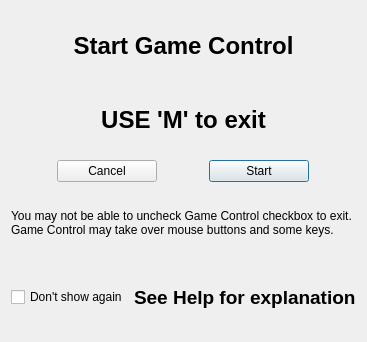
<?xml version="1.0" encoding="UTF-8"?>
<ui version="4.0">
 <class>StartGameControlDialogUI</class>
 <widget class="QWidget" name="StartGameControlDialogUI">
  <property name="geometry">
   <rect>
    <x>0</x>
    <y>0</y>
    <width>354</width>
    <height>342</height>
   </rect>
  </property>
  <property name="windowTitle">
   <string>CountdownWindow</string>
  </property>
  <layout class="QVBoxLayout" name="verticalLayout">
   <item>
    <layout class="QHBoxLayout" name="horizontalLayout_2">
     <item>
      <widget class="QLabel" name="label">
       <property name="font">
        <font>
         <pointsize>18</pointsize>
         <weight>75</weight>
         <bold>true</bold>
        </font>
       </property>
       <property name="text">
        <string>Start Game Control</string>
       </property>
       <property name="alignment">
        <set>Qt::AlignCenter</set>
       </property>
      </widget>
     </item>
    </layout>
   </item>
   <item>
    <widget class="QLabel" name="InputToExitLabel">
     <property name="font">
      <font>
       <pointsize>18</pointsize>
       <weight>75</weight>
       <bold>true</bold>
      </font>
     </property>
     <property name="text">
      <string>USE 'M' to exit</string>
     </property>
     <property name="alignment">
      <set>Qt::AlignCenter</set>
     </property>
    </widget>
   </item>
   <item>
    <layout class="QHBoxLayout" name="horizontalLayout">
     <item>
      <widget class="QPushButton" name="CancelPushButton">
       <property name="maximumSize">
        <size>
         <width>100</width>
         <height>16777215</height>
        </size>
       </property>
       <property name="text">
        <string>Cancel</string>
       </property>
      </widget>
     </item>
     <item>
      <widget class="QPushButton" name="StartPushButton">
       <property name="maximumSize">
        <size>
         <width>100</width>
         <height>16777215</height>
        </size>
       </property>
       <property name="text">
        <string>Start</string>
       </property>
       <property name="autoDefault">
        <bool>true</bool>
       </property>
       <property name="default">
        <bool>true</bool>
       </property>
      </widget>
     </item>
    </layout>
   </item>
   <item>
    <widget class="QLabel" name="label_3">
     <property name="text">
      <string>You may not be able to uncheck Game Control checkbox to exit.  Game Control may take over mouse buttons and some keys.</string>
     </property>
     <property name="wordWrap">
      <bool>true</bool>
     </property>
    </widget>
   </item>
   <item>
    <layout class="QHBoxLayout" name="horizontalLayout_3">
     <item>
      <widget class="QCheckBox" name="DontShowAgainCheckBox">
       <property name="text">
        <string>Don't show again</string>
       </property>
      </widget>
     </item>
     <item>
      <widget class="QLabel" name="label_2">
       <property name="font">
        <font>
         <pointsize>14</pointsize>
         <weight>75</weight>
         <bold>true</bold>
        </font>
       </property>
       <property name="text">
        <string>See Help for explanation</string>
       </property>
      </widget>
     </item>
    </layout>
   </item>
  </layout>
 </widget>
 <resources/>
 <connections/>
</ui>
